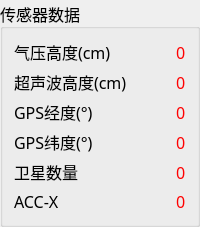
      <widget class="QGroupBox" name="groupBox_5">
       <property name="sizePolicy">
        <sizepolicy hsizetype="Fixed" vsizetype="Expanding">
         <horstretch>0</horstretch>
         <verstretch>0</verstretch>
        </sizepolicy>
       </property>
       <property name="minimumSize">
        <size>
         <width>0</width>
         <height>0</height>
        </size>
       </property>
       <property name="font">
        <font>
         <family>阿里巴巴普惠体 Medium</family>
         <pointsize>12</pointsize>
         <weight>50</weight>
         <bold>false</bold>
        </font>
       </property>
       <property name="styleSheet">
        <string notr="true">QLabel
{ 
	color: rgb(255, 0, 0); 
} </string>
       </property>
       <property name="title">
        <string>传感器数据</string>
       </property>
       <property name="alignment">
        <set>Qt::AlignLeading|Qt::AlignLeft|Qt::AlignVCenter</set>
       </property>
       <property name="flat">
        <bool>false</bool>
       </property>
       <property name="checkable">
        <bool>false</bool>
       </property>
       <layout class="QGridLayout" name="gridLayout_3">
        <item row="0" column="0" colspan="2">
         <widget class="QLabel" name="label_45">
          <property name="sizePolicy">
           <sizepolicy hsizetype="Fixed" vsizetype="Expanding">
            <horstretch>0</horstretch>
            <verstretch>0</verstretch>
           </sizepolicy>
          </property>
          <property name="minimumSize">
           <size>
            <width>0</width>
            <height>0</height>
           </size>
          </property>
          <property name="font">
           <font>
            <family>阿里巴巴普惠体 Medium</family>
            <pointsize>12</pointsize>
           </font>
          </property>
          <property name="styleSheet">
           <string notr="true">QLabel
{ 
	color: rgb(0, 0, 0); 
} </string>
          </property>
          <property name="text">
           <string>气压高度(cm)</string>
          </property>
          <property name="alignment">
           <set>Qt::AlignLeading|Qt::AlignLeft|Qt::AlignVCenter</set>
          </property>
         </widget>
        </item>
        <item row="0" column="2">
         <widget class="QLabel" name="baro_alt">
          <property name="sizePolicy">
           <sizepolicy hsizetype="Fixed" vsizetype="Expanding">
            <horstretch>0</horstretch>
            <verstretch>0</verstretch>
           </sizepolicy>
          </property>
          <property name="minimumSize">
           <size>
            <width>0</width>
            <height>0</height>
           </size>
          </property>
          <property name="font">
           <font>
            <family>3ds</family>
            <pointsize>12</pointsize>
           </font>
          </property>
          <property name="styleSheet">
           <string notr="true">QLabel
{ 
	color: rgb(255, 0, 0); 
} </string>
          </property>
          <property name="text">
           <string>0</string>
          </property>
         </widget>
        </item>
        <item row="1" column="0" colspan="2">
         <widget class="QLabel" name="label_43">
          <property name="sizePolicy">
           <sizepolicy hsizetype="Fixed" vsizetype="Expanding">
            <horstretch>0</horstretch>
            <verstretch>0</verstretch>
           </sizepolicy>
          </property>
          <property name="minimumSize">
           <size>
            <width>0</width>
            <height>0</height>
           </size>
          </property>
          <property name="font">
           <font>
            <family>阿里巴巴普惠体 Medium</family>
            <pointsize>12</pointsize>
           </font>
          </property>
          <property name="styleSheet">
           <string notr="true">QLabel
{ 
	color: rgb(0, 0, 0); 
} </string>
          </property>
          <property name="text">
           <string>超声波高度(cm)</string>
          </property>
          <property name="alignment">
           <set>Qt::AlignLeading|Qt::AlignLeft|Qt::AlignVCenter</set>
          </property>
         </widget>
        </item>
        <item row="1" column="2">
         <widget class="QLabel" name="ult_alt">
          <property name="sizePolicy">
           <sizepolicy hsizetype="Fixed" vsizetype="Expanding">
            <horstretch>0</horstretch>
            <verstretch>0</verstretch>
           </sizepolicy>
          </property>
          <property name="minimumSize">
           <size>
            <width>0</width>
            <height>0</height>
           </size>
          </property>
          <property name="font">
           <font>
            <family>3ds</family>
            <pointsize>12</pointsize>
           </font>
          </property>
          <property name="styleSheet">
           <string notr="true">QLabel
{ 
	color: rgb(255, 0, 0); 
} </string>
          </property>
          <property name="text">
           <string>0</string>
          </property>
         </widget>
        </item>
        <item row="2" column="0" colspan="2">
         <widget class="QLabel" name="label_39">
          <property name="sizePolicy">
           <sizepolicy hsizetype="Fixed" vsizetype="Expanding">
            <horstretch>0</horstretch>
            <verstretch>0</verstretch>
           </sizepolicy>
          </property>
          <property name="minimumSize">
           <size>
            <width>0</width>
            <height>0</height>
           </size>
          </property>
          <property name="font">
           <font>
            <family>阿里巴巴普惠体 Medium</family>
            <pointsize>12</pointsize>
           </font>
          </property>
          <property name="styleSheet">
           <string notr="true">QLabel
{ 
	color: rgb(0, 0, 0); 
} </string>
          </property>
          <property name="text">
           <string>GPS经度(°)</string>
          </property>
          <property name="alignment">
           <set>Qt::AlignLeading|Qt::AlignLeft|Qt::AlignVCenter</set>
          </property>
         </widget>
        </item>
        <item row="2" column="2">
         <widget class="QLabel" name="gps_lng">
          <property name="sizePolicy">
           <sizepolicy hsizetype="Fixed" vsizetype="Expanding">
            <horstretch>0</horstretch>
            <verstretch>0</verstretch>
           </sizepolicy>
          </property>
          <property name="minimumSize">
           <size>
            <width>0</width>
            <height>0</height>
           </size>
          </property>
          <property name="font">
           <font>
            <family>3ds</family>
            <pointsize>12</pointsize>
           </font>
          </property>
          <property name="styleSheet">
           <string notr="true">QLabel
{ 
	color: rgb(255, 0, 0); 
} </string>
          </property>
          <property name="text">
           <string>0</string>
          </property>
         </widget>
        </item>
        <item row="3" column="0" colspan="2">
         <widget class="QLabel" name="label_38">
          <property name="sizePolicy">
           <sizepolicy hsizetype="Fixed" vsizetype="Expanding">
            <horstretch>0</horstretch>
            <verstretch>0</verstretch>
           </sizepolicy>
          </property>
          <property name="minimumSize">
           <size>
            <width>0</width>
            <height>0</height>
           </size>
          </property>
          <property name="font">
           <font>
            <family>阿里巴巴普惠体 Medium</family>
            <pointsize>12</pointsize>
           </font>
          </property>
          <property name="styleSheet">
           <string notr="true">QLabel
{ 
	color: rgb(0, 0, 0); 
} </string>
          </property>
          <property name="text">
           <string>GPS纬度(°)</string>
          </property>
          <property name="alignment">
           <set>Qt::AlignLeading|Qt::AlignLeft|Qt::AlignVCenter</set>
          </property>
         </widget>
        </item>
        <item row="3" column="2">
         <widget class="QLabel" name="gps_lat">
          <property name="sizePolicy">
           <sizepolicy hsizetype="Fixed" vsizetype="Expanding">
            <horstretch>0</horstretch>
            <verstretch>0</verstretch>
           </sizepolicy>
          </property>
          <property name="minimumSize">
           <size>
            <width>0</width>
            <height>0</height>
           </size>
          </property>
          <property name="font">
           <font>
            <family>3ds</family>
            <pointsize>12</pointsize>
           </font>
          </property>
          <property name="styleSheet">
           <string notr="true">QLabel
{ 
	color: rgb(255, 0, 0); 
} </string>
          </property>
          <property name="text">
           <string>0</string>
          </property>
         </widget>
        </item>
        <item row="4" column="0">
         <widget class="QLabel" name="label_42">
          <property name="sizePolicy">
           <sizepolicy hsizetype="Fixed" vsizetype="Expanding">
            <horstretch>0</horstretch>
            <verstretch>0</verstretch>
           </sizepolicy>
          </property>
          <property name="minimumSize">
           <size>
            <width>0</width>
            <height>0</height>
           </size>
          </property>
          <property name="font">
           <font>
            <family>阿里巴巴普惠体 Medium</family>
            <pointsize>12</pointsize>
           </font>
          </property>
          <property name="styleSheet">
           <string notr="true">QLabel
{ 
	color: rgb(0, 0, 0); 
} </string>
          </property>
          <property name="text">
           <string>卫星数量</string>
          </property>
          <property name="alignment">
           <set>Qt::AlignLeading|Qt::AlignLeft|Qt::AlignVCenter</set>
          </property>
         </widget>
        </item>
        <item row="4" column="2">
         <widget class="QLabel" name="numsv">
          <property name="sizePolicy">
           <sizepolicy hsizetype="Fixed" vsizetype="Expanding">
            <horstretch>0</horstretch>
            <verstretch>0</verstretch>
           </sizepolicy>
          </property>
          <property name="minimumSize">
           <size>
            <width>0</width>
            <height>0</height>
           </size>
          </property>
          <property name="font">
           <font>
            <family>3ds</family>
            <pointsize>12</pointsize>
           </font>
          </property>
          <property name="styleSheet">
           <string notr="true">QLabel
{ 
	color: rgb(255, 0, 0); 
} </string>
          </property>
          <property name="text">
           <string>0</string>
          </property>
         </widget>
        </item>
        <item row="5" column="0">
         <widget class="QLabel" name="label_46">
          <property name="sizePolicy">
           <sizepolicy hsizetype="Fixed" vsizetype="Expanding">
            <horstretch>0</horstretch>
            <verstretch>0</verstretch>
           </sizepolicy>
          </property>
          <property name="minimumSize">
           <size>
            <width>0</width>
            <height>0</height>
           </size>
          </property>
          <property name="font">
           <font>
            <family>阿里巴巴普惠体 Medium</family>
            <pointsize>12</pointsize>
           </font>
          </property>
          <property name="styleSheet">
           <string notr="true">QLabel
{ 
	color: rgb(0, 0, 0); 
} </string>
          </property>
          <property name="text">
           <string>ACC-X</string>
          </property>
          <property name="alignment">
           <set>Qt::AlignLeading|Qt::AlignLeft|Qt::AlignVCenter</set>
          </property>
         </widget>
        </item>
        <item row="5" column="2">
         <widget class="QLabel" name="acc_x">
          <property name="sizePolicy">
           <sizepolicy hsizetype="Fixed" vsizetype="Expanding">
            <horstretch>0</horstretch>
            <verstretch>0</verstretch>
           </sizepolicy>
          </property>
          <property name="minimumSize">
           <size>
            <width>0</width>
            <height>0</height>
           </size>
          </property>
          <property name="font">
           <font>
            <family>3ds</family>
            <pointsize>12</pointsize>
           </font>
          </property>
          <property name="styleSheet">
           <string notr="true">QLabel
{ 
	color: rgb(255, 0, 0); 
} </string>
          </property>
          <property name="text">
           <string>0</string>
          </property>
         </widget>
        </item>
       </layout>
      </widget>
